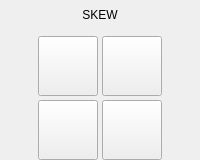
           <widget class="QWidget" name="page_skew">
            <layout class="QVBoxLayout" name="verticalLayout_6">
             <property name="spacing">
              <number>6</number>
             </property>
             <property name="leftMargin">
              <number>0</number>
             </property>
             <property name="topMargin">
              <number>0</number>
             </property>
             <property name="rightMargin">
              <number>0</number>
             </property>
             <property name="bottomMargin">
              <number>0</number>
             </property>
             <item>
              <widget class="QLabel" name="label_skewed_label">
               <property name="sizePolicy">
                <sizepolicy hsizetype="Preferred" vsizetype="Fixed">
                 <horstretch>0</horstretch>
                 <verstretch>0</verstretch>
                </sizepolicy>
               </property>
               <property name="minimumSize">
                <size>
                 <width>0</width>
                 <height>30</height>
                </size>
               </property>
               <property name="maximumSize">
                <size>
                 <width>16777215</width>
                 <height>30</height>
                </size>
               </property>
               <property name="text">
                <string>SKEW</string>
               </property>
               <property name="alignment">
                <set>Qt::AlignCenter</set>
               </property>
              </widget>
             </item>
             <item>
              <spacer name="verticalSpacer_8">
               <property name="orientation">
                <enum>Qt::Vertical</enum>
               </property>
               <property name="sizeType">
                <enum>QSizePolicy::Expanding</enum>
               </property>
               <property name="sizeHint" stdset="0">
                <size>
                 <width>20</width>
                 <height>0</height>
                </size>
               </property>
              </spacer>
             </item>
             <item>
              <widget class="QWidget" name="widget_skew" native="true">
               <property name="sizePolicy">
                <sizepolicy hsizetype="Preferred" vsizetype="Preferred">
                 <horstretch>0</horstretch>
                 <verstretch>0</verstretch>
                </sizepolicy>
               </property>
               <property name="minimumSize">
                <size>
                 <width>0</width>
                 <height>0</height>
                </size>
               </property>
               <property name="maximumSize">
                <size>
                 <width>16777215</width>
                 <height>16777215</height>
                </size>
               </property>
               <layout class="QGridLayout" name="gridLayout_2">
                <property name="leftMargin">
                 <number>0</number>
                </property>
                <property name="topMargin">
                 <number>0</number>
                </property>
                <property name="rightMargin">
                 <number>0</number>
                </property>
                <property name="bottomMargin">
                 <number>0</number>
                </property>
                <property name="spacing">
                 <number>4</number>
                </property>
                <item row="1" column="2">
                 <widget class="PushButton" name="pbtn_skew_xm">
                  <property name="sizePolicy">
                   <sizepolicy hsizetype="Expanding" vsizetype="Expanding">
                    <horstretch>0</horstretch>
                    <verstretch>0</verstretch>
                   </sizepolicy>
                  </property>
                  <property name="minimumSize">
                   <size>
                    <width>60</width>
                    <height>60</height>
                   </size>
                  </property>
                  <property name="maximumSize">
                   <size>
                    <width>120</width>
                    <height>120</height>
                   </size>
                  </property>
                  <property name="text">
                   <string/>
                  </property>
                  <property name="icon">
                   <iconset>
                    <normaloff>../images/probe_icons/angleX-.png</normaloff>../images/probe_icons/angleX-.png</iconset>
                  </property>
                  <property name="iconSize">
                   <size>
                    <width>80</width>
                    <height>80</height>
                   </size>
                  </property>
                  <property name="checkable">
                   <bool>false</bool>
                  </property>
                  <property name="checked">
                   <bool>false</bool>
                  </property>
                  <property name="indicator_option" stdset="0">
                   <bool>false</bool>
                  </property>
                  <property name="probe" stdset="0">
                   <string>probe_angle_xm</string>
                  </property>
                  <attribute name="buttonGroup">
                   <string notr="true">skew_buttonGroup</string>
                  </attribute>
                 </widget>
                </item>
                <item row="1" column="1">
                 <widget class="PushButton" name="pbtn_skew_yp">
                  <property name="sizePolicy">
                   <sizepolicy hsizetype="Expanding" vsizetype="Expanding">
                    <horstretch>0</horstretch>
                    <verstretch>0</verstretch>
                   </sizepolicy>
                  </property>
                  <property name="minimumSize">
                   <size>
                    <width>60</width>
                    <height>60</height>
                   </size>
                  </property>
                  <property name="maximumSize">
                   <size>
                    <width>120</width>
                    <height>120</height>
                   </size>
                  </property>
                  <property name="text">
                   <string/>
                  </property>
                  <property name="icon">
                   <iconset>
                    <normaloff>../images/probe_icons/angleY+.png</normaloff>../images/probe_icons/angleY+.png</iconset>
                  </property>
                  <property name="iconSize">
                   <size>
                    <width>80</width>
                    <height>80</height>
                   </size>
                  </property>
                  <property name="checkable">
                   <bool>false</bool>
                  </property>
                  <property name="checked">
                   <bool>false</bool>
                  </property>
                  <property name="indicator_option" stdset="0">
                   <bool>false</bool>
                  </property>
                  <property name="probe" stdset="0">
                   <string>probe_angle_yp</string>
                  </property>
                  <attribute name="buttonGroup">
                   <string notr="true">skew_buttonGroup</string>
                  </attribute>
                 </widget>
                </item>
                <item row="0" column="2">
                 <widget class="PushButton" name="pbtn_skew_ym">
                  <property name="sizePolicy">
                   <sizepolicy hsizetype="Expanding" vsizetype="Expanding">
                    <horstretch>0</horstretch>
                    <verstretch>0</verstretch>
                   </sizepolicy>
                  </property>
                  <property name="minimumSize">
                   <size>
                    <width>60</width>
                    <height>60</height>
                   </size>
                  </property>
                  <property name="maximumSize">
                   <size>
                    <width>120</width>
                    <height>120</height>
                   </size>
                  </property>
                  <property name="text">
                   <string/>
                  </property>
                  <property name="icon">
                   <iconset>
                    <normaloff>../images/probe_icons/angleY-.png</normaloff>../images/probe_icons/angleY-.png</iconset>
                  </property>
                  <property name="iconSize">
                   <size>
                    <width>80</width>
                    <height>80</height>
                   </size>
                  </property>
                  <property name="checkable">
                   <bool>false</bool>
                  </property>
                  <property name="checked">
                   <bool>false</bool>
                  </property>
                  <property name="indicator_option" stdset="0">
                   <bool>false</bool>
                  </property>
                  <property name="probe" stdset="0">
                   <string>probe_angle_ym</string>
                  </property>
                  <attribute name="buttonGroup">
                   <string notr="true">skew_buttonGroup</string>
                  </attribute>
                 </widget>
                </item>
                <item row="0" column="1">
                 <widget class="PushButton" name="pbtn_skew_xp">
                  <property name="sizePolicy">
                   <sizepolicy hsizetype="Expanding" vsizetype="Expanding">
                    <horstretch>0</horstretch>
                    <verstretch>0</verstretch>
                   </sizepolicy>
                  </property>
                  <property name="minimumSize">
                   <size>
                    <width>60</width>
                    <height>60</height>
                   </size>
                  </property>
                  <property name="maximumSize">
                   <size>
                    <width>120</width>
                    <height>120</height>
                   </size>
                  </property>
                  <property name="text">
                   <string/>
                  </property>
                  <property name="icon">
                   <iconset>
                    <normaloff>../images/probe_icons/angleX+.png</normaloff>../images/probe_icons/angleX+.png</iconset>
                  </property>
                  <property name="iconSize">
                   <size>
                    <width>80</width>
                    <height>80</height>
                   </size>
                  </property>
                  <property name="checkable">
                   <bool>false</bool>
                  </property>
                  <property name="checked">
                   <bool>false</bool>
                  </property>
                  <property name="indicator_option" stdset="0">
                   <bool>false</bool>
                  </property>
                  <property name="probe" stdset="0">
                   <string>probe_angle_xp</string>
                  </property>
                  <attribute name="buttonGroup">
                   <string notr="true">skew_buttonGroup</string>
                  </attribute>
                 </widget>
                </item>
                <item row="1" column="0">
                 <spacer name="horizontalSpacer_5">
                  <property name="orientation">
                   <enum>Qt::Horizontal</enum>
                  </property>
                  <property name="sizeHint" stdset="0">
                   <size>
                    <width>1</width>
                    <height>20</height>
                   </size>
                  </property>
                 </spacer>
                </item>
                <item row="1" column="3">
                 <spacer name="horizontalSpacer_6">
                  <property name="orientation">
                   <enum>Qt::Horizontal</enum>
                  </property>
                  <property name="sizeHint" stdset="0">
                   <size>
                    <width>1</width>
                    <height>20</height>
                   </size>
                  </property>
                 </spacer>
                </item>
               </layout>
              </widget>
             </item>
             <item>
              <spacer name="verticalSpacer_5">
               <property name="orientation">
                <enum>Qt::Vertical</enum>
               </property>
               <property name="sizeType">
                <enum>QSizePolicy::Expanding</enum>
               </property>
               <property name="sizeHint" stdset="0">
                <size>
                 <width>20</width>
                 <height>0</height>
                </size>
               </property>
              </spacer>
             </item>
            </layout>
           </widget>
